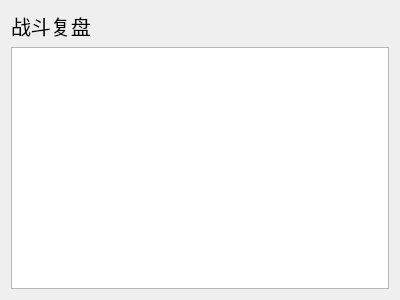
<?xml version="1.0" encoding="UTF-8"?>
<ui version="4.0">
 <class>ReviewWidget</class>
 <widget class="QWidget" name="ReviewWidget">
  <property name="geometry">
   <rect>
    <x>0</x>
    <y>0</y>
    <width>400</width>
    <height>300</height>
   </rect>
  </property>
  <property name="windowTitle">
   <string>Form</string>
  </property>
  <layout class="QGridLayout" name="gridLayout">
   <item row="0" column="0">
    <widget class="QLabel" name="label">
     <property name="font">
      <font>
       <pointsize>15</pointsize>
      </font>
     </property>
     <property name="text">
      <string>战斗复盘</string>
     </property>
    </widget>
   </item>
   <item row="1" column="0">
    <widget class="QPlainTextEdit" name="plainTextEdit">
     <property name="readOnly">
      <bool>true</bool>
     </property>
    </widget>
   </item>
  </layout>
 </widget>
 <resources/>
 <connections/>
</ui>
